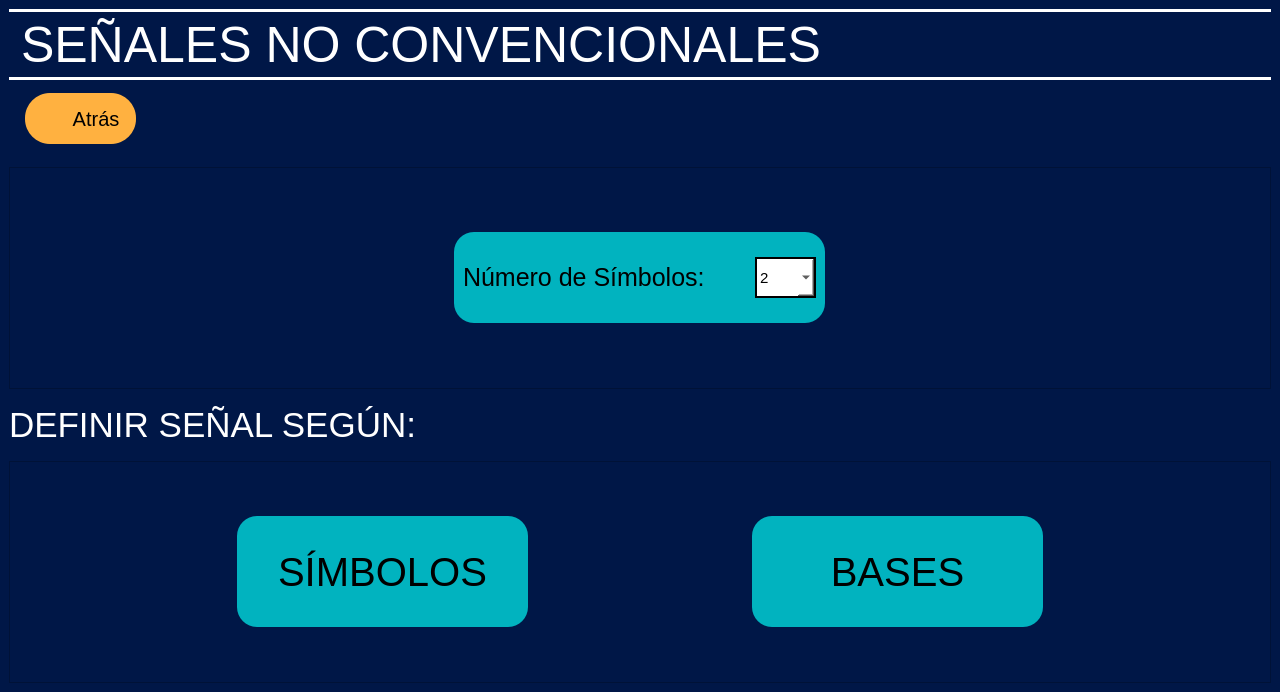
<?xml version="1.0" encoding="UTF-8"?>
<ui version="4.0">
 <class>MainWindow</class>
 <widget class="QMainWindow" name="MainWindow">
  <property name="geometry">
   <rect>
    <x>0</x>
    <y>0</y>
    <width>1280</width>
    <height>692</height>
   </rect>
  </property>
  <property name="windowTitle">
   <string>MainWindow</string>
  </property>
  <widget class="QWidget" name="centralwidget">
   <property name="styleSheet">
    <string notr="true">QWidget{
background: rgb(0, 23, 71);
font-family: Microsoft Sans Serif;
}

QPushButton{
background-color: rgb(1, 179, 191);
border-radius: 20px;
font-size: 40px;
color: rgb(0,0,0);
}

QPushButton:hover{
background-color: rgb(77, 242, 243);
}


</string>
   </property>
   <layout class="QGridLayout" name="gridLayout_6">
    <item row="3" column="0" colspan="2">
     <widget class="QLabel" name="label_3">
      <property name="minimumSize">
       <size>
        <width>0</width>
        <height>60</height>
       </size>
      </property>
      <property name="maximumSize">
       <size>
        <width>16777215</width>
        <height>60</height>
       </size>
      </property>
      <property name="font">
       <font>
        <family>Microsoft Sans Serif</family>
        <pointsize>-1</pointsize>
       </font>
      </property>
      <property name="styleSheet">
       <string notr="true">QLabel{
qproperty-alignment: AlignCenter;
font-style: bold;
font-size: 35px;
color: white;
}</string>
      </property>
      <property name="text">
       <string>DEFINIR SEÑAL SEGÚN:</string>
      </property>
     </widget>
    </item>
    <item row="0" column="0" colspan="2">
     <widget class="QLabel" name="MainTitleLabel">
      <property name="minimumSize">
       <size>
        <width>0</width>
        <height>71</height>
       </size>
      </property>
      <property name="maximumSize">
       <size>
        <width>16777215</width>
        <height>71</height>
       </size>
      </property>
      <property name="styleSheet">
       <string notr="true">QLabel{
qproperty-alignment: AlignCenter;
font-family: Microsoft Sans Serif;
font-size: 50px;
border-top: 3px solid white;
border-bottom: 3px solid white;
color: white;
}</string>
      </property>
      <property name="text">
       <string>SEÑALES NO CONVENCIONALES</string>
      </property>
     </widget>
    </item>
    <item row="2" column="0" colspan="2">
     <widget class="QFrame" name="frame">
      <property name="frameShape">
       <enum>QFrame::StyledPanel</enum>
      </property>
      <property name="frameShadow">
       <enum>QFrame::Raised</enum>
      </property>
      <layout class="QGridLayout" name="gridLayout">
       <item row="0" column="0">
        <widget class="QFrame" name="frame_7">
         <property name="minimumSize">
          <size>
           <width>371</width>
           <height>91</height>
          </size>
         </property>
         <property name="maximumSize">
          <size>
           <width>371</width>
           <height>91</height>
          </size>
         </property>
         <property name="styleSheet">
          <string notr="true">QFrame{
background-color: rgb(1, 179, 191);
border: none;
border-radius: 20px;
}</string>
         </property>
         <property name="frameShape">
          <enum>QFrame::StyledPanel</enum>
         </property>
         <property name="frameShadow">
          <enum>QFrame::Raised</enum>
         </property>
         <layout class="QGridLayout" name="gridLayout_3">
          <item row="0" column="0">
           <widget class="QLabel" name="label_2">
            <property name="font">
             <font>
              <family>Microsoft Sans Serif</family>
              <pointsize>-1</pointsize>
             </font>
            </property>
            <property name="styleSheet">
             <string notr="true">QLabel{
qproperty-alignment: AlignCenter;
font-style: bold;
font-size: 25px;
color: black;
}</string>
            </property>
            <property name="text">
             <string>Número de Símbolos:</string>
            </property>
           </widget>
          </item>
          <item row="0" column="1">
           <widget class="QComboBox" name="cbNumSimb">
            <property name="minimumSize">
             <size>
              <width>61</width>
              <height>41</height>
             </size>
            </property>
            <property name="maximumSize">
             <size>
              <width>61</width>
              <height>41</height>
             </size>
            </property>
            <property name="styleSheet">
             <string notr="true">QFrame{
background-color:   rgb(255,255,255);
border: none;
border-radius: 0px;
}


QComboBox{
	background-color: rgb(204, 204, 255);
	background: white;
	color: black;
	border: 2px solid black;
	font-size: 15px;
	qproperty-alignment: AlignCenter;
	border-radius: 0px;
}</string>
            </property>
            <item>
             <property name="text">
              <string>2</string>
             </property>
            </item>
            <item>
             <property name="text">
              <string>3</string>
             </property>
            </item>
            <item>
             <property name="text">
              <string>4</string>
             </property>
            </item>
           </widget>
          </item>
         </layout>
        </widget>
       </item>
      </layout>
     </widget>
    </item>
    <item row="1" column="0">
     <widget class="QFrame" name="frame_48">
      <property name="minimumSize">
       <size>
        <width>143</width>
        <height>75</height>
       </size>
      </property>
      <property name="maximumSize">
       <size>
        <width>143</width>
        <height>75</height>
       </size>
      </property>
      <property name="styleSheet">
       <string notr="true">QFrame{
border: none;
background-color: transparent
}</string>
      </property>
      <property name="frameShape">
       <enum>QFrame::StyledPanel</enum>
      </property>
      <property name="frameShadow">
       <enum>QFrame::Raised</enum>
      </property>
      <layout class="QGridLayout" name="gridLayout_108">
       <property name="topMargin">
        <number>0</number>
       </property>
       <item row="0" column="0">
        <widget class="QPushButton" name="BackButton">
         <property name="minimumSize">
          <size>
           <width>111</width>
           <height>51</height>
          </size>
         </property>
         <property name="maximumSize">
          <size>
           <width>111</width>
           <height>51</height>
          </size>
         </property>
         <property name="styleSheet">
          <string notr="true">QPushButton{
background-color: rgb(255, 177, 64);
font-size: 20px;
text-align: right;
border-radius: 25px
}

QPushButton:hover{
background-color: rgb(255, 202, 128);
}
</string>
         </property>
         <property name="text">
          <string>Atrás   </string>
         </property>
        </widget>
       </item>
      </layout>
      <widget class="QLabel" name="label_8">
       <property name="geometry">
        <rect>
         <x>30</x>
         <y>20</y>
         <width>31</width>
         <height>31</height>
        </rect>
       </property>
       <property name="minimumSize">
        <size>
         <width>31</width>
         <height>31</height>
        </size>
       </property>
       <property name="maximumSize">
        <size>
         <width>31</width>
         <height>31</height>
        </size>
       </property>
       <property name="styleSheet">
        <string notr="true">QLabel{
background-color: transparent;
border: none
}</string>
       </property>
       <property name="text">
        <string/>
       </property>
       <property name="pixmap">
        <pixmap>back arrow.png</pixmap>
       </property>
       <property name="scaledContents">
        <bool>true</bool>
       </property>
      </widget>
      <zorder>BackButton</zorder>
      <zorder>label_8</zorder>
     </widget>
    </item>
    <item row="4" column="0" colspan="2">
     <widget class="QFrame" name="frame_2">
      <property name="frameShape">
       <enum>QFrame::StyledPanel</enum>
      </property>
      <property name="frameShadow">
       <enum>QFrame::Raised</enum>
      </property>
      <layout class="QGridLayout" name="gridLayout_2">
       <item row="0" column="0">
        <widget class="QPushButton" name="SimbolosButton">
         <property name="minimumSize">
          <size>
           <width>291</width>
           <height>111</height>
          </size>
         </property>
         <property name="maximumSize">
          <size>
           <width>291</width>
           <height>111</height>
          </size>
         </property>
         <property name="text">
          <string>SÍMBOLOS</string>
         </property>
        </widget>
       </item>
       <item row="0" column="1">
        <widget class="QPushButton" name="BasesButton">
         <property name="minimumSize">
          <size>
           <width>291</width>
           <height>111</height>
          </size>
         </property>
         <property name="maximumSize">
          <size>
           <width>291</width>
           <height>111</height>
          </size>
         </property>
         <property name="text">
          <string>BASES</string>
         </property>
        </widget>
       </item>
      </layout>
     </widget>
    </item>
   </layout>
  </widget>
 </widget>
 <resources/>
 <connections/>
</ui>
